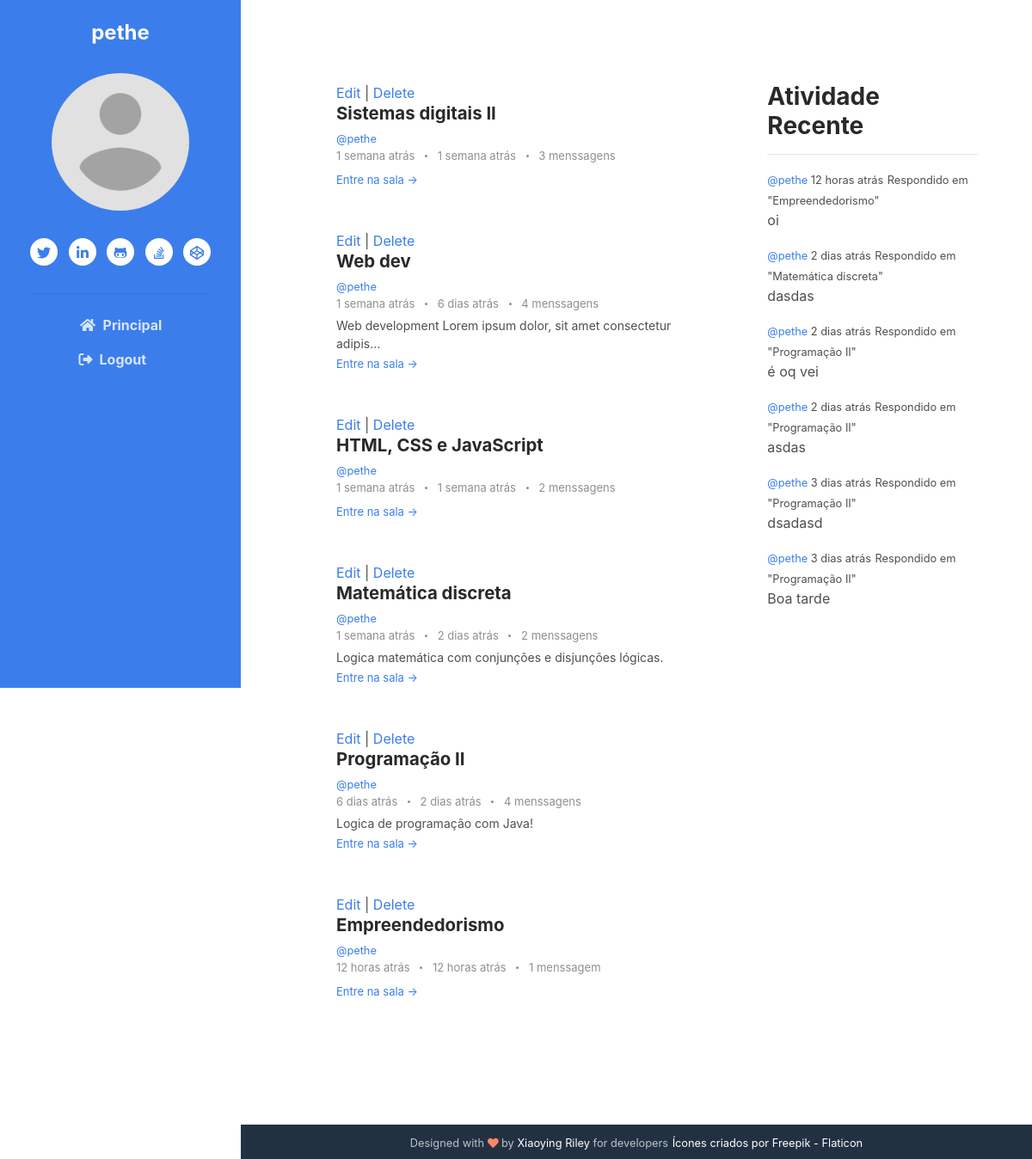
Screenshot of /profile/1 (signed in) with the database file from the repository.
### base/models.py (models this page shows, shortened)
class Room(models.Model):
    host = models.ForeignKey(User, on_delete=models.SET_NULL, null=True)
    classe = models.ForeignKey(Classe, on_delete=models.SET_NULL, null=True)
    name = models.CharField(max_length=200)
    desc = models.TextField(null=True, blank=True)
    participants = models.ManyToManyField(
        User, related_name='participants', blank=True)
    updated = models.DateTimeField(auto_now=True)
    created = models.DateTimeField(auto_now_add=True)
    created_in = models.TextField(default='capsulat', blank=True)
    crypt_key = models.CharField(max_length=23)
    class Meta:
        ordering = ['-updated', '-created']
    def __str__(self):
        return self.name

class Message(models.Model):
    user = models.ForeignKey(User, on_delete=models.CASCADE)
    room = models.ForeignKey(Room, on_delete=models.CASCADE)
    body = models.TextField()
    update = models.DateTimeField(auto_now=True)
    created = models.DateTimeField(auto_now_add=True)
    created_in = models.TextField(null=True, blank=True)

### base/views.py (the view)
# urls.py: path('profile/<str:pk>', views.userProfile, name="user-profile"),
@login_required(login_url='login')
def userProfile(request, pk):
    user = User.objects.get(id=pk)
    rooms = user.room_set.all()
    room_messages = user.message_set.all().order_by('-created')
    classes = Classe.objects.all()
    recent_activity = room_messages[:6]
    context = {'user': user, 'rooms': rooms,
               'room_messages': room_messages, 'classes': classes, 'recent_activity': recent_activity}
    return render(request, 'base/profile.html', context)

### base/templates/base/profile.html
{% extends 'main.html' %}
{% block content%}
    <div class="main-2-column main-container">
        <div>
            {% include 'base/feed_component.html' %}
        </div>
        <div>
            {% include 'base/activity_component.html' %}
        </div>
    </div>
{% endblock content %}

### templates/navbar.html (shortened to what this page needs)
{% load static %}
<header class="header text-center">
    {% if user.is_authenticated %}
        <h1 class="blog-name pt-lg-4 mb-0"><a href="">{{user}} </a></h1>
        <nav class="navbar navbar-expand-lg navbar-dark" >
                <div id="navigation" class="collapse navbar-collapse flex-column" >
                    <div class="profile-section pt-3 pt-lg-0">
                        <img class="profile-image mb-3 rounded-circle mx-auto" src="{% static 'images/profile.png' %}" alt="image" >
                        <ul class="social-list list-inline py-3 mx-auto">
                            <li class="list-inline-item"><a href="#"><i class="fab fa-twitter fa-fw"></i></a></li>
                            <li class="list-inline-item"><a href="#"><i class="fab fa-linkedin-in fa-fw"></i></a></li>
                            <li class="list-inline-item"><a href="#"><i class="fab fa-github-alt fa-fw"></i></a></li>
                            <li class="list-inline-item"><a href="#"><i class="fab fa-stack-overflow fa-fw"></i></a></li>
                            <li class="list-inline-item"><a href="#"><i class="fab fa-codepen fa-fw"></i></a></li>
                        </ul>
                        <hr>
                    </div>
                    <ul id="navi" class="navbar-nav flex-column text-left" onclick="navIconActive()">
                        <li class="nav-item">
                            <a class="nav-link" href="{% url 'home' %}"><i class="fas fa-home fa-fw mr-2"></i>Principal <span class="sr-only">(current)</span></a>
                        </li>
                        {% if request.user == user %}
                            <li class="nav-item">
                            <a class="nav-link" href="{% url 'logout' %}"><i class="fa-solid fa-right-from-bracket mr-2"></i>Logout</a>
                            </li>
                        {% endif %}
                    </ul>
                </div>
        </nav>
    {% endif %}
</header>

### base/templates/base/feed_component.html
{% load humanize %}
<section class="blog-list px-3 py-5 p-md-5 ">
    <div class="container">
        {% for room in rooms %}
            {% if request.user == room.host %}
                <a href="{% url 'update-room' room.id%}">Edit</a>
                |
                <a href="{% url 'delete-room' room.id%}">Delete</a>
            {% endif %}
            <div class="item mb-5">
                <div class="media">
                    <div class="media-body">
                        <h3 class="title mb-1"><a href="{% url 'room' room.id%}">{{room.name}}</a></h3>
                        <small><a href="{% url 'user-profile' room.host.id %}">@{{room.host.username}}</a></small>
                        <div class="meta mb-1"><span class="date">
                            {{room.created_in}}
                        </span>
                            {% if room.message_set.all.count > 0 %}
                            <span class="time">
                            {% for m in room.message_set.all %}
                                {% if forloop.last %}
                                {{m.created_in}}
                                {% endif %}
                            {% endfor%}
                            </span>
                            {% endif %}
                            <span class="comment">
                                <a href="#">
                                    {{room.message_set.all.count}}
                                {% if room.message_set.all.count > 1 or room.message_set.all.count == 0%}
                                    menssagens
                                {% else %}
                                    menssagem
                                {% endif %}
                                </a>
                            </span>
                        </div>
                        <div class="intro">{{room.desc|truncatechars:70}}</div>
                        <a class="more-link" href="{% url 'room' room.id%}">Entre na sala &rarr;</a>
                    </div>
                </div>
            </div>
        {% endfor %}
    </div>
</section>

### base/templates/base/activity_component.html
<div class="container pt-5">
	<h3>Atividade Recente</h3>
	<hr />
	{% for message in recent_activity%}
	<div>
		<small
			><a href="{% url 'user-profile' message.user.id%}">@{{message.user}} </a>
			{{message.created_in}}</small
		>
		<small>Respondido em "{{message.room}}"</small>
		<p>{{message.body|truncatechars:50}}</p>
	</div>
	{% endfor %}
</div>

### static/styles/main.css (style rules this page uses)
.main-container { min-height: calc(100vh - 40px) !important; padding: 48px; }
.main-2-column { display: grid; grid-template-columns: 3fr 1.5fr; }

### rows the page displays
Room: shows "Edit", name "Sistemas digitais II", host.username "pethe", created_in "1 semana atrás", message_set.all.count "3", shows "menssagens"
Message: created_in "1 semana atrás"
Room: shows "Edit", name "Web dev", host.username "pethe", created_in "1 semana atrás", message_set.all.count "4", shows "menssagens", desc "Web development Lorem ipsum dolor, sit amet consectetur adipis…"
Message: created_in "6 dias atrás"
Room: shows "Edit", name "HTML, CSS e JavaScript", host.username "pethe", created_in "1 semana atrás", message_set.all.count "2", shows "menssagens"
Message: created_in "1 semana atrás"
Room: shows "Edit", name "Matemática discreta", host.username "pethe", created_in "1 semana atrás", message_set.all.count "2", shows "menssagens", desc "Logica matemática com conjunções e disjunções lógicas."
Message: created_in "2 dias atrás", user "pethe", room "Matemática discreta", body "dasdas"
Room: shows "Edit", name "Programação II", host.username "pethe", created_in "6 dias atrás", message_set.all.count "4", shows "menssagens", desc "Logica de programação com Java!"
Message: created_in "2 dias atrás", user "pethe", room "Programação II", body "é oq vei"
Room: shows "Edit", name "Empreendedorismo", host.username "pethe", created_in "12 horas atrás", message_set.all.count "1", shows "menssagem"
Message: created_in "12 horas atrás", user "pethe", room "Empreendedorismo", body "oi"
Message: user "pethe", created_in "2 dias atrás", room "Programação II", body "asdas"
Message: user "pethe", created_in "3 dias atrás", room "Programação II", body "dsadasd"
Message: user "pethe", created_in "3 dias atrás", room "Programação II", body "Boa tarde"

### other values shown
{{ user }} "pethe"
